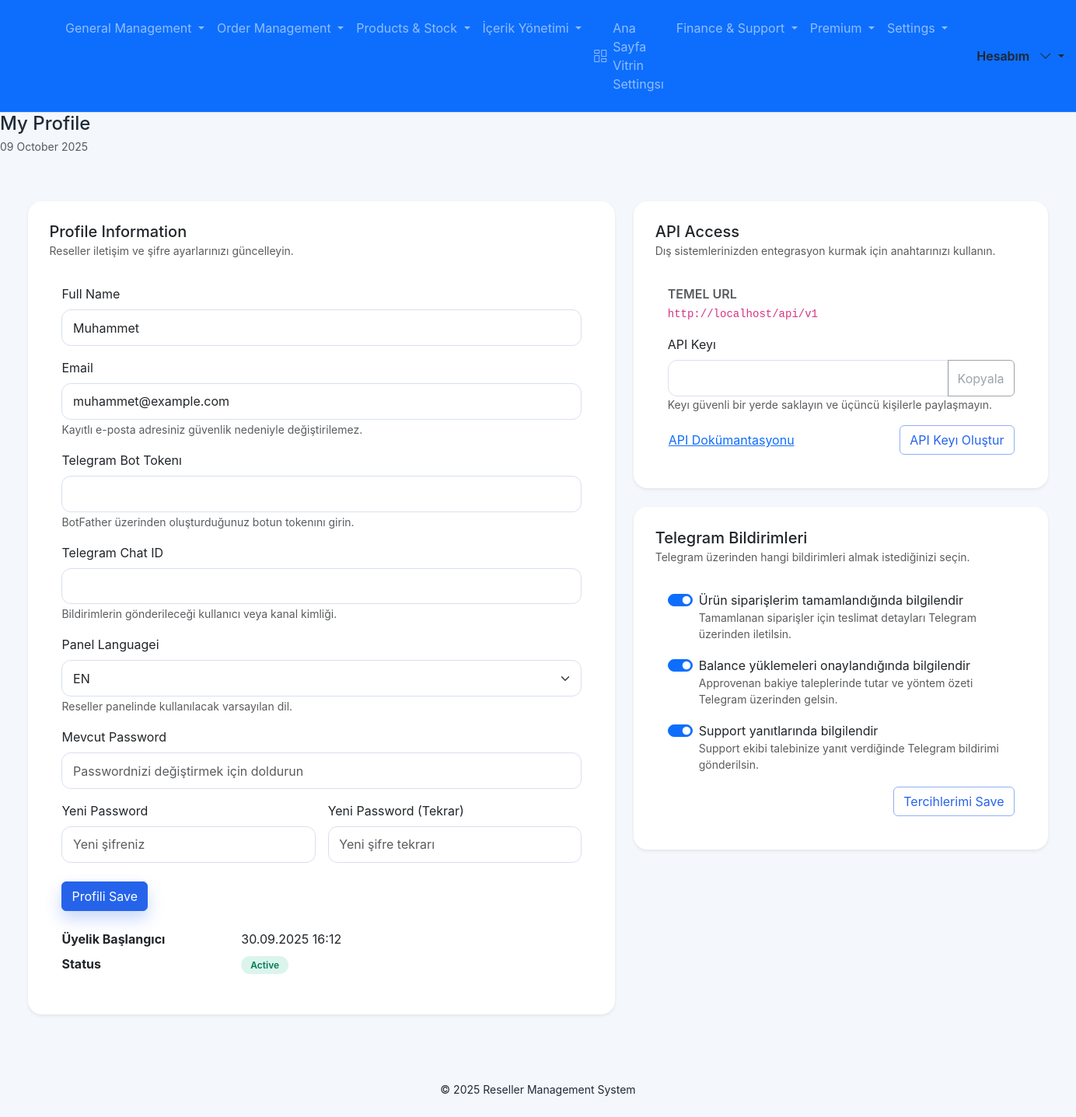
The app's page /profile.php (signed in) with its own data.
### tables this page shows
CREATE TABLE IF NOT EXISTS users (
    id INT AUTO_INCREMENT PRIMARY KEY,
    name VARCHAR(150) NOT NULL,
    email VARCHAR(150) NOT NULL UNIQUE,
    password_hash VARCHAR(255) NOT NULL,
    api_key VARCHAR(128) NULL,
    locale VARCHAR(5) NULL,
    role ENUM('super_admin','admin','finance','support','content','reseller') NOT NULL DEFAULT 'reseller',
    balance DECIMAL(12,2) NOT NULL DEFAULT 0,
    status ENUM('active','inactive') NOT NULL DEFAULT 'active',
    telegram_bot_token VARCHAR(255) NULL,
    telegram_chat_id VARCHAR(191) NULL,
    notify_order_completed TINYINT(1) NOT NULL DEFAULT 1,
    notify_balance_approved TINYINT(1) NOT NULL DEFAULT 1,
    notify_support_replied TINYINT(1) NOT NULL DEFAULT 1,
    low_balance_since DATETIME NULL DEFAULT NULL,
    created_at DATETIME NOT NULL DEFAULT CURRENT_TIMESTAMP,
    updated_at DATETIME NULL DEFAULT NULL ON UPDATE CURRENT_TIMESTAMP,
    UNIQUE KEY uniq_users_api_key (api_key)
);

### app/Helpers.php (called while the page is built, shortened)
<?php
class Helpers
{
    public static function url($path = '', $absolute = false)
    {
        $relative = $path !== '' ? '/' . ltrim((string)$path, '/') : '';
        if ($absolute) {
            $scheme = 'http';
            if (!empty($_SERVER['HTTPS']) && strtolower((string)$_SERVER['HTTPS']) !== 'off') {
                $scheme = 'https';
            } elseif (!empty($_SERVER['HTTP_X_FORWARDED_PROTO'])) {
                $proto = strtolower((string)$_SERVER['HTTP_X_FORWARDED_PROTO']);
                if ($proto === 'https') {
                    $scheme = 'https';
                }
            } elseif (!empty($_SERVER['REQUEST_SCHEME'])) {
                $scheme = strtolower((string)$_SERVER['REQUEST_SCHEME']) === 'https' ? 'https' : 'http';
            }
            $host = isset($_SERVER['HTTP_HOST']) ? $_SERVER['HTTP_HOST'] : 'localhost';
            return $scheme . '://' . $host . ($relative !== '' ? $relative : '/');
        }
        return $relative !== '' ? $relative : '/';
    }
    public static function apiBaseUrl(bool $absolute = true)
    {
        $base = self::url('api/v1', $absolute);
        return rtrim($base, '/');
    }
    public static function sanitize($value)
    {
        if (is_string($value)) {
            $value = Lang::line($value);
        } elseif (is_bool($value) || is_numeric($value)) {
            $value = (string) $value;
        } elseif (is_object($value) && method_exists($value, '__toString')) {
            $value = (string) $value;
        } elseif (!is_string($value)) {
            $value = '';
        }
        return htmlspecialchars($value, ENT_QUOTES, 'UTF-8');
    }
}

### bootstrap.php (called while the page is built, shortened)
<?php
$rootPath = __DIR__;
spl_autoload_register(static function ($class) use ($rootPath) {
    $prefix = 'App\\';
    $length = strlen($prefix);
    if (strncmp($prefix, $class, $length) !== 0) {
        return;
    }
    $relative = substr($class, $length);
    $segments = str_replace('\\', '/', $relative);
    $paths = array(
        $rootPath . '/src/' . $segments . '.php',
        $rootPath . '/app/' . $segments . '.php',
    );
    foreach ($paths as $path) {
        if (is_file($path)) {
            return;
        }
    }
});
foreach (array(
    App\Auth::ADMIN_SESSION_KEY => App\Auth::ADMIN_ID_SESSION_KEY,
    App\Auth::RESELLER_SESSION_KEY => App\Auth::RESELLER_ID_SESSION_KEY,
) as $sessionKey => $idKey) {
    if (empty($_SESSION[$sessionKey]) || !isset($_SESSION[$sessionKey]['id'])) {
        continue;
    }
    try {
        $pdo = App\Database::connection();
        if ($pdo) {
            $stmt = $pdo->prepare('SELECT * FROM users WHERE id = :id LIMIT 1');
            $stmt->execute(array('id' => (int) $_SESSION[$sessionKey]['id']));
        }
    } catch (Exception $refreshException) {
        error_log('[Bootstrap] Oturum kullanıcısı yenilenemedi: ' . $refreshException->getMessage());
    }
}

### app/Lang.php (called while the page is built, shortened)
<?php
class Lang
{
    private static $locale;
    private static $availableLocales = null;
    private static $defaultLocale = null;
    public static function boot()
    {
        if (self::$locale) {
            return;
        }
        $default = self::defaultLocale();
        $sessionLocale = isset($_SESSION['locale']) ? strtolower((string)$_SESSION['locale']) : '';
        $locale = $sessionLocale !== '' ? $sessionLocale : $default;
        self::$locale = $locale;
    }
    public static function locale()
    {
        return self::$locale ? self::$locale : self::defaultLocale();
    }
    public static function line($text, $key = null)
    {
        $locale = self::locale();
        if ($locale === self::defaultLocale()) {
            return $text;
        }
        return $text;
    }
    public static function availableLocales()
    {
        if (self::$availableLocales !== null) {
            return self::$availableLocales;
        }
        $locales = array();
        $fromDatabase = self::fetchLocalesFromDatabase();
        if ($fromDatabase) {
            $locales = $fromDatabase;
        } else {
            foreach (self::scanLocaleFiles() as $locale) {
                $locales[] = $locale;
            }
        }
        self::$availableLocales = $locales;
        return self::$availableLocales;
    }
    public static function defaultLocale()
    {
        if (self::$defaultLocale !== null) {
            return self::$defaultLocale;
        }
        $preferred = null;
        if ($preferred === null && defined('DEFAULT_LANGUAGE')) {
            $preferred = strtolower((string) DEFAULT_LANGUAGE);
        }
        $available = self::availableLocales();
        if ($preferred !== null && in_array($preferred, $available, true)) {
            self::$defaultLocale = $preferred;
            return self::$defaultLocale;
        }
        $fallback = in_array('en', $available, true) ? 'en' : (isset($available[0]) ? $available[0] : 'en');
        self::$defaultLocale = $fallback;
        return self::$defaultLocale;
    }
    private static function fetchLocalesFromDatabase()
    {
        $locales = array();
        return $locales;
    }
    private static function scanLocaleFiles()
    {
        $path = __DIR__ . '/../lang';
        $locales = array();
        $items = scandir($path);
        foreach ($items as $item) {
            if ($item === '.' || $item === '..') {
                continue;
            }
            if (substr($item, -5) === '.json') {
                $locales[] = strtolower(substr($item, 0, -5));
            } elseif (substr($item, -4) === '.php') {
                $locales[] = strtolower(substr($item, 0, -4));
            }
        }
        return array_values(array_unique($locales));
    }
}

### profile.php (the view, shortened to what this page needs)
<?php
require __DIR__ . '/bootstrap.php';
$user = Auth::requireCustomer('/account/login');
$apiBaseUrl = Helpers::apiBaseUrl(true);
$apiDocsUrl = Helpers::url('api/docs', true);
$hasApiKey = isset($user['api_key']) && $user['api_key'] !== '';
include __DIR__ . '/templates/header.php';
?>
<div class="row g-4">
    <div class="col-12 col-xl-7">
        <div class="card border-0 shadow-sm h-100">
            <div class="card-header bg-white">
                <h5 class="mb-0">Profil Bilgileri</h5>
                <small class="text-muted">Bayi iletişim ve şifre ayarlarınızı güncelleyin.</small>
            </div>
            <div class="card-body">
                <form method="post" class="mb-4">
                    <div class="mb-3">
                        <label class="form-label">Ad Soyad</label>
                        <input type="text" name="name" class="form-control" value="<?= Helpers::sanitize($user['name']) ?>" required>
                    </div>
                    <div class="mb-3">
                        <label class="form-label">E-posta</label>
                        <input type="email" class="form-control" value="<?= Helpers::sanitize($user['email']) ?>" readonly>
                        <small class="text-muted">Kayıtlı e-posta adresiniz güvenlik nedeniyle değiştirilemez.</small>
                    </div>
                    <div class="mb-3">
                        <label class="form-label">Telegram Bot Tokenı</label>
                        <input type="text" name="telegram_bot_token" class="form-control" value="<?= Helpers::sanitize(isset($user['telegram_bot_token']) ? $user['telegram_bot_token'] : '') ?>" required>
                        <small class="text-muted">BotFather üzerinden oluşturduğunuz botun tokenını girin.</small>
                    </div>
                    <div class="mb-3">
                        <label class="form-label">Telegram Chat ID</label>
                        <input type="text" name="telegram_chat_id" class="form-control" value="<?= Helpers::sanitize(isset($user['telegram_chat_id']) ? $user['telegram_chat_id'] : '') ?>" required>
                        <small class="text-muted">Bildirimlerin gönderileceği kullanıcı veya kanal kimliği.</small>
                    </div>
                    <div class="mb-3">
                        <label class="form-label">Panel Dili</label>
                        <select name="locale" class="form-select">
                            <?php foreach (App\Lang::availableLocales() as $localeOption): ?>
                                <option value="<?= Helpers::sanitize($localeOption) ?>" <?= (isset($user['locale']) && $user['locale'] === $localeOption) ? 'selected' : '' ?>><?= strtoupper(Helpers::sanitize($localeOption)) ?></option>
                            <?php endforeach; ?>
                        </select>
                        <small class="text-muted">Bayi panelinde kullanılacak varsayılan dil.</small>
                    </div>
                    <div class="mb-3">
                        <label class="form-label">Mevcut Şifre</label>
                        <input type="password" name="current_password" class="form-control" placeholder="Şifrenizi değiştirmek için doldurun">
                    </div>
                    <div class="row g-3">
                        <div class="col-md-6">
                            <label class="form-label">Yeni Şifre</label>
                            <input type="password" name="new_password" class="form-control" placeholder="Yeni şifreniz">
                        </div>
                        <div class="col-md-6">
                            <label class="form-label">Yeni Şifre (Tekrar)</label>
                            <input type="password" name="new_password_confirmation" class="form-control" placeholder="Yeni şifre tekrarı">
                        </div>
                    </div>
                    <div class="mt-4">
                        <button type="submit" class="btn btn-primary">Profili Kaydet</button>
                    </div>
                </form>
                <dl class="row mb-0">
                    <dt class="col-sm-4">Üyelik Başlangıcı</dt>
                    <dd class="col-sm-8"><?= isset($user['created_at']) ? date('d.m.Y H:i', strtotime($user['created_at'])) : '-' ?></dd>
                    <dt class="col-sm-4">Durum</dt>
                    <dd class="col-sm-8"><span class="badge bg-success">Aktif</span></dd>
                </dl>
            </div>
        </div>
    </div>
    <div class="col-12 col-xl-5">
        <div class="card border-0 shadow-sm mb-4">
            <div class="card-header bg-white">
                <h5 class="mb-0">API Erişimi</h5>
                <small class="text-muted">Dış sistemlerinizden entegrasyon kurmak için anahtarınızı kullanın.</small>
            </div>
            <div class="card-body">
                <div class="mb-3">
                    <span class="text-muted text-uppercase d-block fs-12 fw-semibold">Temel URL</span>
                    <code class="d-inline-block text-break"><?= Helpers::sanitize($apiBaseUrl) ?></code>
                </div>
                <div class="mb-3">
                    <label class="form-label" for="apiKeyField">API Anahtarı</label>
                    <div class="input-group">
                        <input type="text" id="apiKeyField" class="form-control" value="<?= Helpers::sanitize(isset($user['api_key']) ? $user['api_key'] : '') ?>" readonly>
                        <button type="button" class="btn btn-outline-secondary" id="copyApiKeyButton" <?= $hasApiKey ? '' : 'disabled' ?>>Kopyala</button>
                    </div>
                    <small class="text-muted d-block">Anahtarı güvenli bir yerde saklayın ve üçüncü kişilerle paylaşmayın.</small>
                </div>
                <div class="d-flex flex-column flex-md-row gap-2 justify-content-between align-items-md-center">
                    <a class="btn btn-link px-0" href="<?= Helpers::sanitize($apiDocsUrl) ?>" target="_blank" rel="noopener">API Dokümantasyonu</a>
                    <form method="post" class="text-md-end">
                        <button type="submit" class="btn btn-outline-primary"><?= Helpers::sanitize($hasApiKey ? 'API Anahtarını Yenile' : 'API Anahtarı Oluştur') ?></button>
                    </form>
                </div>
            </div>
        </div>
        <div class="card border-0 shadow-sm mb-4">
            <div class="card-header bg-white">
                <h5 class="mb-0">Telegram Bildirimleri</h5>
                <small class="text-muted">Telegram üzerinden hangi bildirimleri almak istediğinizi seçin.</small>
            </div>
            <div class="card-body">
                <form method="post" class="vstack gap-3">
                    <div class="form-check form-switch">
                        <input class="form-check-input" type="checkbox" id="notifyOrderCompleted" name="notify_order_completed" <?= (!isset($user['notify_order_completed']) || $user['notify_order_completed'] !== '0') ? 'checked' : '' ?>>
                        <label class="form-check-label" for="notifyOrderCompleted">Ürün siparişlerim tamamlandığında bilgilendir</label>
                        <small class="text-muted d-block">Tamamlanan siparişler için teslimat detayları Telegram üzerinden iletilsin.</small>
                    </div>
                    <div class="form-check form-switch">
                        <input class="form-check-input" type="checkbox" id="notifyBalanceApproved" name="notify_balance_approved" <?= (!isset($user['notify_balance_approved']) || $user['notify_balance_approved'] !== '0') ? 'checked' : '' ?>>
                        <label class="form-check-label" for="notifyBalanceApproved">Bakiye yüklemeleri onaylandığında bilgilendir</label>
                        <small class="text-muted d-block">Onaylanan bakiye taleplerinde tutar ve yöntem özeti Telegram üzerinden gelsin.</small>
                    </div>
                    <div class="form-check form-switch">
                        <input class="form-check-input" type="checkbox" id="notifySupportReplied" name="notify_support_replied" <?= (!isset($user['notify_support_replied']) || $user['notify_support_replied'] !== '0') ? 'checked' : '' ?>>
                        <label class="form-check-label" for="notifySupportReplied">Destek yanıtlarında bilgilendir</label>
                        <small class="text-muted d-block">Destek ekibi talebinize yanıt verdiğinde Telegram bildirimi gönderilsin.</small>
                    </div>
                    <div class="text-end">
                        <button type="submit" class="btn btn-outline-primary">Tercihlerimi Kaydet</button>
                    </div>
                </form>
            </div>
        </div>
    </div>
</div>
<?php include __DIR__ . '/templates/footer.php';

### records on screen
users: role "super_admin" (drawn), name "Muhammet", email "muhammet@example.com", created_at "30.09.2025 16:12", api_key "API Keyı Oluştur", notify_order_completed "☑", notify_balance_approved "☑", notify_support_replied "☑"

### other values on screen
Helpers::sanitize($section['heading']) "General Management"
Helpers::sanitize($section['heading']) "Order Management"
Helpers::sanitize($section['heading']) "Products & Stock"
Helpers::sanitize($section['heading']) "İçerik Yönetimi"
Helpers::sanitize($navItem['label']) "Ana Sayfa Vitrin Settingsı"
Helpers::sanitize($section['heading']) "Finance & Support"
Helpers::sanitize($section['heading']) "Premium"
Helpers::sanitize($section['heading']) "Settings"
Helpers::sanitize($pageHeadline) "My Profile"
Helpers::sanitize($apiBaseUrl) "http://localhost/api/v1"
Helpers::sanitize(Helpers::siteName()) "Reseller Management System"
form field locale "EN"
